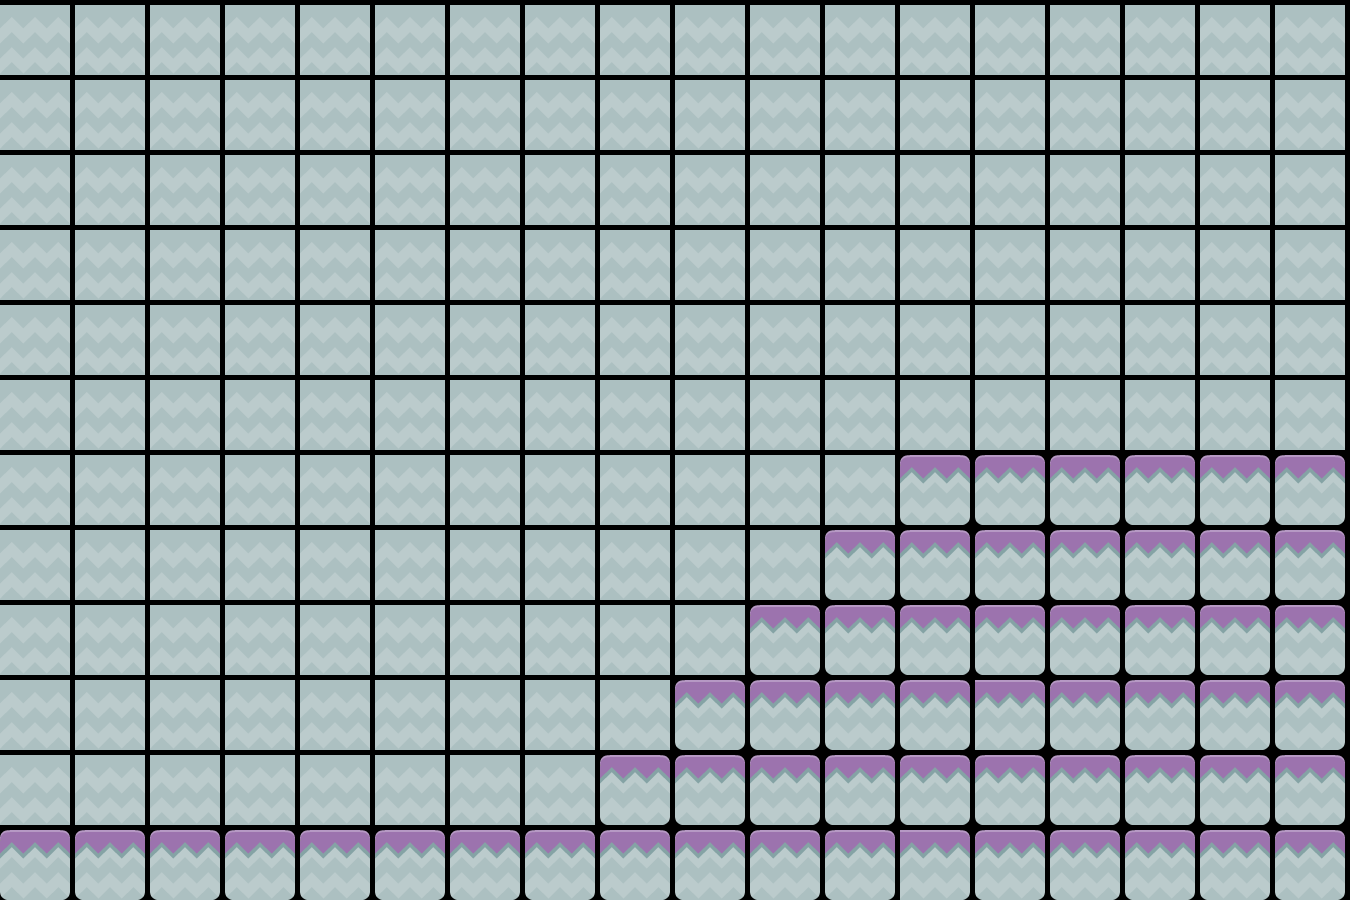

Below is a game level as drawn by its tile map, then a one-line description and the .tmx file that defines it, in full:
An orthogonal 18x12 tile map with 75x75 px tiles, 1 tile layer (Tile Layer 1), 2 tilesets.

<map version="1.10" tiledversion="1.11.2" orientation="orthogonal" renderorder="right-down" width="18" height="12" tilewidth="75" tileheight="75" infinite="0" nextlayerid="4" nextobjectid="7">
 <tileset firstgid="1" name="tiles_spritesheet" tilewidth="70" tileheight="70" spacing="2" tilecount="156" columns="12">
  <image source="tiles_spritesheet.png" width="914" height="936" />
  <tile id="98">
   <properties>
    <property name="collidable" type="bool" value="false" />
    <property name="throughable" type="bool" value="false" />
   </properties>
  </tile>
  <tile id="110">
   <properties>
    <property name="collidable" type="bool" value="true" />
    <property name="throughable" type="bool" value="false" />
   </properties>
  </tile>
 </tileset>
 <tileset firstgid="157" source="tiles_spritesheet.tsx" />
 <layer id="1" name="Tile Layer 1" width="18" height="12">
  <data encoding="csv">
99,99,99,99,99,99,99,99,99,99,99,99,99,99,99,99,99,99,
99,99,99,99,99,99,99,99,99,99,99,99,99,99,99,99,99,99,
99,99,99,99,99,99,99,99,99,99,99,99,99,99,99,99,99,99,
99,99,99,99,99,99,99,99,99,99,99,99,99,99,99,99,99,99,
99,99,99,99,99,99,99,99,99,99,99,99,99,99,99,99,99,99,
99,99,99,99,99,99,99,99,99,99,99,99,99,99,99,99,99,99,
99,99,99,99,99,99,99,99,99,99,99,99,111,111,111,111,111,111,
99,99,99,99,99,99,99,99,99,99,99,111,111,111,111,111,111,111,
99,99,99,99,99,99,99,99,99,99,111,111,111,111,111,111,111,111,
99,99,99,99,99,99,99,99,99,111,111,111,111,218,111,111,111,111,
99,99,99,99,99,99,99,99,111,111,111,111,111,111,111,111,111,111,
111,111,111,111,111,111,111,111,111,111,111,111,62,111,111,111,111,111
</data>
 </layer>
</map>
